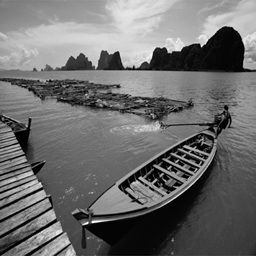
%> input picture Boat.bmp, 256 x 256 px
$ octave tuihua.m   (GNU Octave 9; MATLAB toolbox functions it lacks are replaced by stand-ins)
%> lines starting %> are read from the running program, lines starting %| are printed output that depends on the picture
clear;
imfinfo Boat.bmp;
I=imread('Boat.bmp');
%> I is the input picture: size 256x256 uint8; min 0, max 255, mean 109.2
subplot(2,2,1);imshow(I);
xlabel('原始图像')
noise = 20 * randn(256,256); % 方差为100
subplot(2,2,2);imshow(noise, []);
xlabel('噪声图像')
noisImg = double(I) + noise;
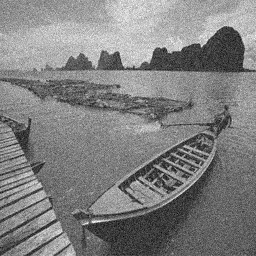
%> noisImg: size 256x256 double; min -79.03, max 292.8, mean 109; drawn with min black and max white
subplot(2,2,3);imshow(noisImg, []);
xlabel('含噪声的图像')
var = var(double(noise(:)))  % 方差
std = std2(noise)            % 标准差
mean = mean2(noise)          % 二维数组的均值
%用小波函数coif3对x进行2层小波分解
[c,s] = wavedec2(noisImg,2,'coif3');
%> s = [76 76; 76 76; 136 136; 256 256]
%提取小波分解中第一层的低频图像，即实现了低通滤波去噪
%设置尺度向量
n = [1,2];
%设置阈值向量p
p = [10.12,23.28];
%对三个方向高频系数进行阈值处理
nc = wthcoef2('h',c,s,n,p,'s');
nc = wthcoef2('v',nc,s,n,p,'s');
nc = wthcoef2('d',nc,s,n,p,'s');
%对新的小波分解结构[c,s]进行重构
x1 = waverec2(nc,s,'coif3');
subplot(2,2,4);imshow(x1,[]);
xlabel('降噪后的图像')
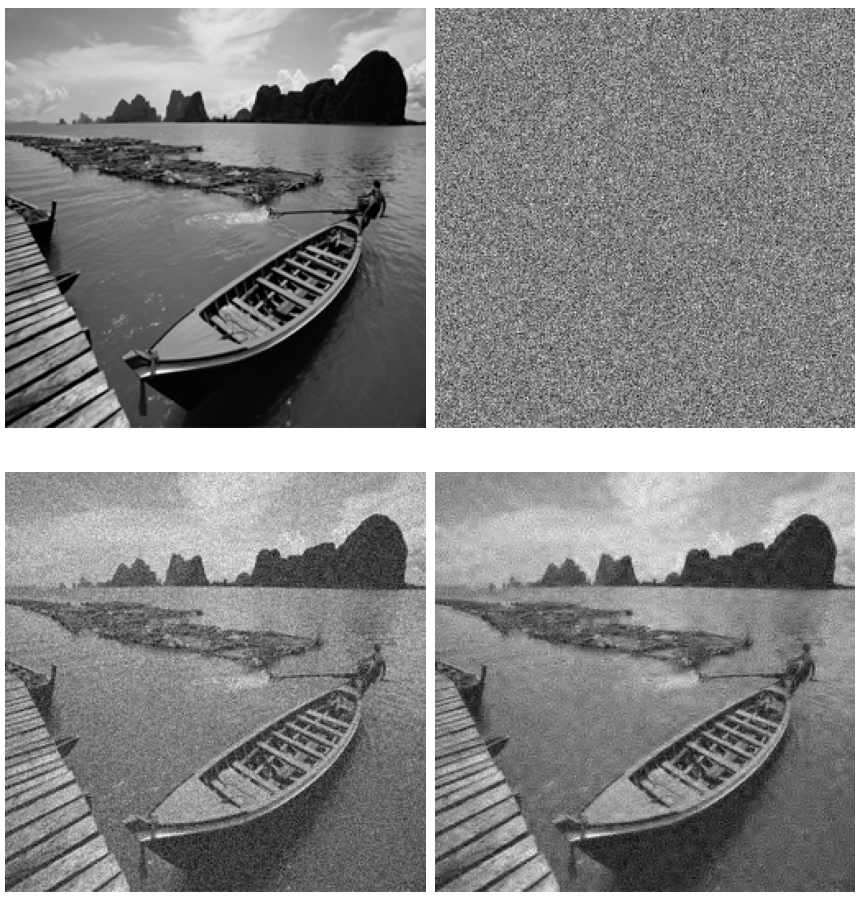
%> figure redrawn from the program's plot data, 4 panels
